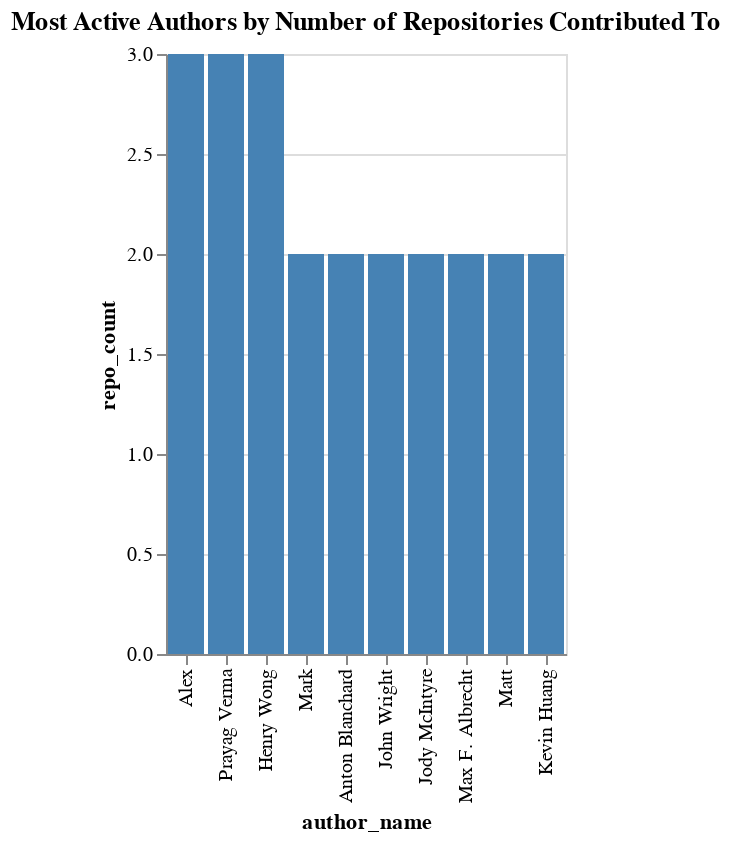

Notebook code cell kept with this figure:
### Markdown cell above
### 2. Most Active Authors by Number of Repositories Contributed To

### Code cell
query = """
SELECT author.name as author_name, COUNT(DISTINCT repo_name) as repo_count
FROM `bruin-hiring.github_repos.sample_commits`
GROUP BY author_name
ORDER BY repo_count DESC
LIMIT 10;
"""
run_query_and_visualize(query, 'author_name', 'repo_count', chart_type='bar', title='Most Active Authors by Number of Repositories Contributed To')

### Figure 1 — Vega-Lite specification as saved in the notebook (floating-point values rounded to 4 significant figures)
{"config": {"view": {"continuousWidth": 300, "continuousHeight": 300}}, "data": {"name": "data-5a6b7ee8e5bb8792d05ec2eecca8b981"}, "mark": {"type": "bar"}, "encoding": {"color": {"condition": {"param": "param_21", "value": "steelblue"}, "value": "lightgray"}, "tooltip": [{"field": "author_name", "type": "nominal"}, {"field": "repo_count", "type": "quantitative"}], "x": {"field": "author_name", "sort": "-y", "type": "nominal"}, "y": {"field": "repo_count", "type": "quantitative"}}, "params": [{"name": "param_21", "select": {"type": "point", "fields": ["author_name"]}, "bind": "legend"}, {"name": "param_22", "select": {"type": "interval", "encodings": ["x", "y"]}, "bind": "scales"}], "title": "Most Active Authors by Number of Repositories Contributed To", "$schema": "https://vega.github.io/schema/vega-lite/v5.17.0.json", "datasets": {"data-5a6b7ee8e5bb8792d05ec2eecca8b981": [{"author_name": "Alex", "repo_count": 3}, {"author_name": "Prayag Verma", "repo_count": 3}, {"author_name": "Henry Wong", "repo_count": 3}, {"author_name": "Mark", "repo_count": 2}, {"author_name": "Anton Blanchard", "repo_count": 2}, {"author_name": "John Wright", "repo_count": 2}, {"author_name": "Jody McIntyre", "repo_count": 2}, {"author_name": "Max F. Albrecht", "repo_count": 2}, {"author_name": "Matt", "repo_count": 2}, {"author_name": "Kevin Huang", "repo_count": 2}]}}
